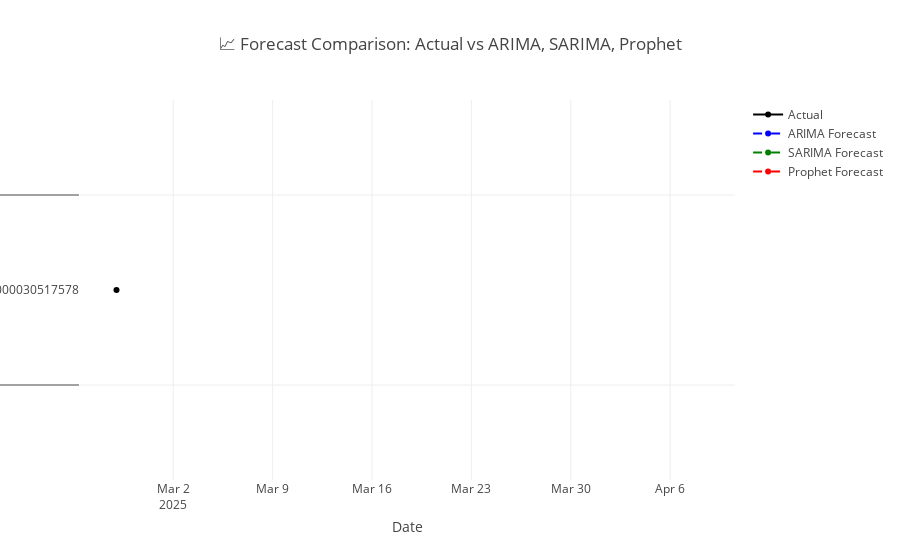

Notebook code for this chart:
### Code cell
import plotly.graph_objs as go

# Create traces
trace_actual = go.Scatter(x=test.index, y=test.values, mode='lines+markers', name='Actual', line=dict(color='black'))

trace_arima = go.Scatter(x=test.index, y=arima_forecast, mode='lines+markers', name='ARIMA Forecast', line=dict(color='blue', dash='dash'))
trace_sarima = go.Scatter(x=test.index, y=sarima_forecast, mode='lines+markers', name='SARIMA Forecast', line=dict(color='green', dash='dash'))
trace_prophet = go.Scatter(x=prophet_forecast.index, y=prophet_forecast['yhat'], mode='lines+markers', name='Prophet Forecast', line=dict(color='red', dash='dash'))

# Layout
layout = go.Layout(
    title='📈 Forecast Comparison: Actual vs ARIMA, SARIMA, Prophet',
    xaxis_title='Date',
    yaxis_title='Stock Closing Price',
    hovermode='x unified'
)

# Combine and plot
fig = go.Figure(data=[trace_actual, trace_arima, trace_sarima, trace_prophet], layout=layout)
fig.show()
